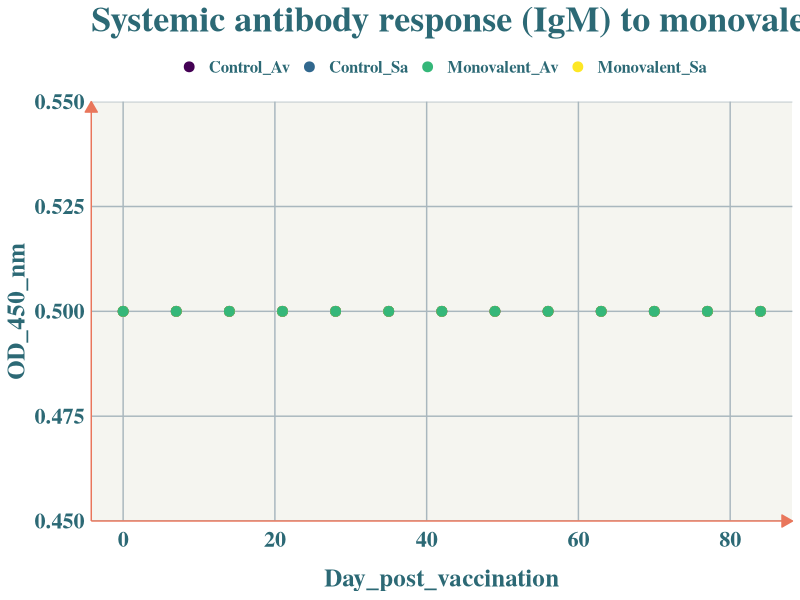
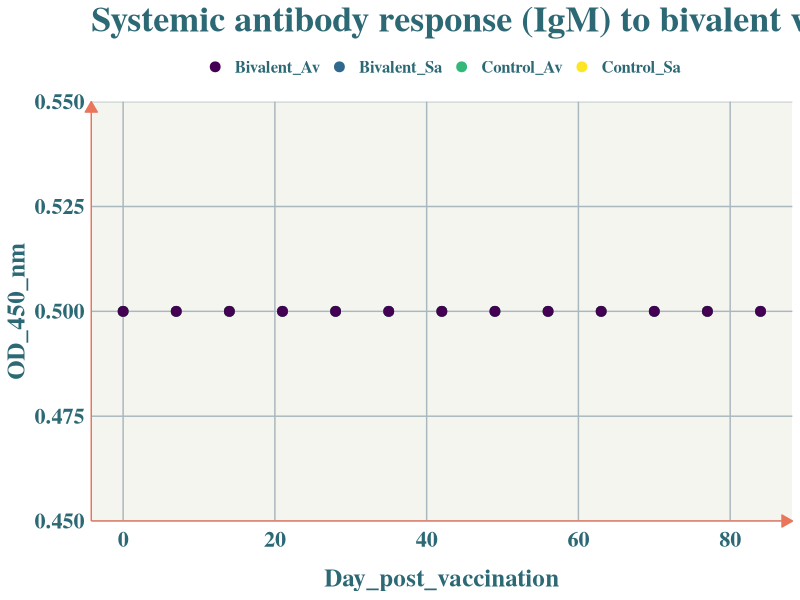
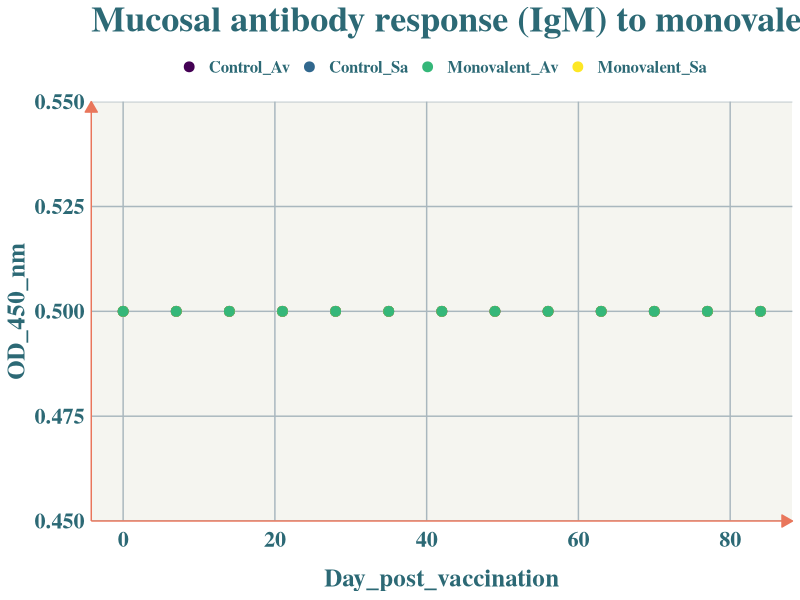
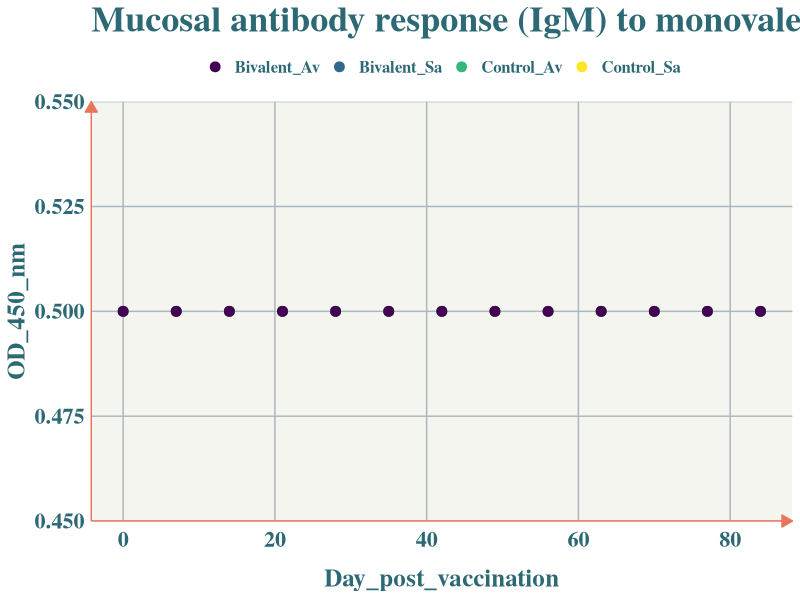

These figures' R source, in order: (Note: this script raises an error after producing the figures.)
install.packages("Viridis")
install.packages("viridis")
library(viridis)
library(ggplot2)
library(readxl)
#ggplot theme
theme_qwen<- function() {
  font <- "serif"
  
  ggplot2::theme(
    
    #Text format:
    #This sets the font, size, type and colour of text for the chart's title
    plot.title = ggplot2::element_text(family=font,
                                       size=26,
                                       face="bold",
                                       color="#2C6975"),
    #This sets the font, size, type and colour of text for the chart's subtitle, as well as setting a margin between the title and the subtitle
    plot.subtitle = ggplot2::element_text(family=font,
                                          size=23,
                                          color = "#0a3c62",
                                          margin=ggplot2::margin(7,0,7,0)),
    plot.caption = ggplot2::element_blank(),
    # plot.caption = ggplot2::element_text(family=font,
    #                                      size=16,
    #                                      face = "bold",
    #                                      color = "#063051",
    #                                      margin=ggplot2::margin(7,50,7,15)),
    #This leaves the caption text element empty, because it is set elsewhere in the finalise plot function
    
    #Legend format
    #This sets the position and alignment of the legend, removes a title and backround for it and sets the requirements for any text within the legend. The legend may often need some more manual tweaking when it comes to its exact position based on the plot coordinates.
    legend.position = "top",
    legend.text.align = 0,
    legend.background = ggplot2::element_blank(),
    legend.title = ggplot2::element_blank(),
    legend.key = ggplot2::element_blank(),
    legend.text = ggplot2::element_text(family=font,
                                        size=12,
                                        face = "bold",
                                        color="#2C6975"),
    
    #Axis format
    #This sets the text font, size and colour for the axis test, as well as setting the margins and removes lines and ticks.
    #In some cases, axis lines and axis ticks are things we would want to have in the chart - the cookbook shows examples of how to do so.
    axis.title = element_text(family=font, size = 18, face = "bold", color="#2C6975"),
    axis.text = element_text(family=font, size = 16, face = "bold", color="#2C6975"),
    axis.text.x = ggplot2::element_text(margin=ggplot2::margin(5, b = 10), family=font, color="#2C6975"),
    axis.ticks = ggplot2::element_blank(),
    axis.line = element_line(color = "#E9765B", arrow = arrow(length = unit(0.6, "lines"), type = "closed")),
    #Grid lines
    #This removes all minor gridlines and adds major y gridlines. In many cases you will want to change this to remove y gridlines and add x gridlines. The cookbook shows you examples for doing so
    panel.grid.minor = ggplot2::element_blank(),
    panel.grid.major.y = ggplot2::element_line(color="#a9b7be"),
    panel.grid.major.x = ggplot2::element_line(color="#a9b7be"),
    panel.border = element_blank(),
    #Blank background
    panel.background = element_rect(fill = "#F5F5F0",
                                    size = 2),
    #This sets the panel background as blank, removing the standard grey ggplot background colour from the plot
    
    #Strip background (#This sets the panel background for facet-wrapped plots to white, removing the standard grey ggplot background colour and sets the title size of the facet-wrap title to font size 22)
    strip.background = element_rect(fill = "#2C6975", color = "#2C6975"),
    strip.text = element_text(size = rel(1), face = "bold", color = "white")
  )
}

theme_qwen_small<- function() {
  font <- "serif"
  
  ggplot2::theme(
    
    #Text format:
    #This sets the font, size, type and colour of text for the chart's title
    plot.title = ggplot2::element_text(family=font,
                                       size=20,
                                       face="bold",
                                       color="#2C6975"),
    #This sets the font, size, type and colour of text for the chart's subtitle, as well as setting a margin between the title and the subtitle
    plot.subtitle = ggplot2::element_text(family=font,
                                          size=14,
                                          color = "#0a3c62",
                                          margin=ggplot2::margin(7,0,7,0)),
    plot.caption = ggplot2::element_blank(),
    # plot.caption = ggplot2::element_text(family=font,
    #                                      size=16,
    #                                      face = "bold",
    #                                      color = "#063051",
    #                                      margin=ggplot2::margin(7,50,7,15)),
    #This leaves the caption text element empty, because it is set elsewhere in the finalise plot function
    
    #Legend format
    #This sets the position and alignment of the legend, removes a title and backround for it and sets the requirements for any text within the legend. The legend may often need some more manual tweaking when it comes to its exact position based on the plot coordinates.
    legend.position = "top",
    legend.text.align = 0,
    legend.background = ggplot2::element_blank(),
    legend.title = ggplot2::element_blank(),
    legend.key = ggplot2::element_blank(),
    legend.text = ggplot2::element_text(family=font,
                                        size=10,
                                        face = "bold",
                                        color="#2C6975"),
    
    #Axis format
    #This sets the text font, size and colour for the axis test, as well as setting the margins and removes lines and ticks.
    #In some cases, axis lines and axis ticks are things we would want to have in the chart - the cookbook shows examples of how to do so.
    axis.title = element_text(family=font, size = 18, face = "bold", color="#2C6975"),
    axis.text = element_text(family=font, size = 9, face = "bold", color="#2C6975"),
    axis.text.x = ggplot2::element_text(margin=ggplot2::margin(5, b = 10), family=font, color="#2C6975"),
    axis.ticks = ggplot2::element_blank(),
    axis.line = element_line(color = "#E9765B", arrow = arrow(length = unit(0.6, "lines"), type = "closed")),
    #Grid lines
    #This removes all minor gridlines and adds major y gridlines. In many cases you will want to change this to remove y gridlines and add x gridlines. The cookbook shows you examples for doing so
    panel.grid.minor = ggplot2::element_blank(),
    panel.grid.major.y = ggplot2::element_line(color="#a9b7be"),
    panel.grid.major.x = ggplot2::element_line(color="#a9b7be"),
    panel.border = element_blank(),
    #Blank background
    panel.background = element_rect(fill = "#F5F5F0",
                                    size = 2),
    #This sets the panel background as blank, removing the standard grey ggplot background colour from the plot
    
    #Strip background (#This sets the panel background for facet-wrapped plots to white, removing the standard grey ggplot background colour and sets the title size of the facet-wrap title to font size 22)
    strip.background = element_rect(fill = "#2C6975", color = "#2C6975"),
    strip.text = element_text(size = rel(1), face = "bold", color = "white")
  )
}
# Systemic antibody response

Systemic_mono <- readxl::read_xlsx(path = "Systemic antibody response to vaccines.xlsx", 
                                   sheet = "Monovalent") 
Mucosal_mono <- readxl::read_xlsx(path = "Mucosal antibody response to vaccines.xlsx",
                                  sheet = "Monovalent")
Systemic_biva <- readxl::read_xlsx(path = "Systemic antibody response to vaccines.xlsx",
                                   sheet = "Bivalent") 
Mucosal_biva <- readxl::read_xlsx(path = "Mucosal antibody response to vaccines.xlsx",
                     sheet = "Bivalent")

Systemic_mono$Treatment <- as.factor(Systemic_mono$Treatment)
Mucosal_mono$Treatment <- as.factor(Mucosal_mono$Treatment)
Systemic_biva$Treatment <- as.factor(Systemic_biva$Treatment)
Mucosal_biva$Treatment <- as.factor(Mucosal_biva$Treatment)
palette <- c( "#F8A51C","#CFCDCD","#FFF2CC","#E2EFD8", "#DDEBF6", "#8EAADB","#7282AA","#5EBAC0")
palette <- c()

ggplot(Systemic_mono, aes(x=Day_post_vaccination, y = OD_450_nm, color=Treatment))+
  geom_point(size=3)+theme_qwen()+ggtitle("Systemic antibody response (IgM) to monovalent vaccines")+
  scale_color_viridis(discrete=TRUE, option="viridis")

ggplot(Systemic_biva, aes(x=Day_post_vaccination, y = OD_450_nm, colour=Treatment))+
  geom_point(size=3)+theme_qwen()+ggtitle("Systemic antibody response (IgM) to bivalent vaccines")+
  scale_color_viridis(discrete=TRUE, option="viridis")

ggplot(Mucosal_mono, aes(x=Day_post_vaccination, y = OD_450_nm, colour=Treatment))+
  geom_point(size=3)+theme_qwen()+ggtitle("Mucosal antibody response (IgM) to monovalent vaccines")+
  scale_color_viridis(discrete=TRUE, option="viridis")

ggplot(Mucosal_biva, aes(x=Day_post_vaccination, y = OD_450_nm, colour=Treatment))+
  geom_point(size=3)+theme_qwen()+ggtitle("Mucosal antibody response (IgM) to monovalent vaccines")+
  scale_color_viridis(discrete=TRUE, option="viridis")

# Bacterial challenges

Challenge1 <- readxl::read_xlsx(path = "Bacterial challenge.xlsx", sheet = "Challenge 1")
Challenge2 <- readxl::read_xlsx(path = "Bacterial challenge.xlsx", sheet = "Challenge 2")

Challenge1$Group <- as.factor(Challenge1$Group)
Challenge1$Challenge <- as.factor(Challenge1$Challenge)
Challenge1$Aquarium_number <- as.factor(Challenge1$Aquarium_number)

Challenge2$Group <- as.factor(Challenge2$Group)
Challenge2$Challenge <- as.factor(Challenge2$Challenge)
Challenge2$Aquarium_number <- as.factor(Challenge2$Aquarium_number)

Challenge1 %>% ggplot(aes(x = Survival_time_hour, y = Survival_rate, color = Group))+
  geom_point()




install.packages(c("survival", "survminer"))
library("survival")
library("survminer")

lung <- lung
head(lung)
colon <-  colon

require("survival")
fit2 <- survfit( Surv(time, status) ~ sex + rx + adhere,
                 data = colon )
ggsurv <- ggsurvplot(fit2, fun = "event", conf.int = TRUE,
                     ggtheme = theme_bw())

ggsurv$plot +theme_bw() + 
  theme (legend.position = "right")+
  facet_grid(rx ~ adhere)

challenge1_KM <- readxl::read_xlsx(path = "Bacterial challenge.xlsx", sheet = "Challenge 1 KM")

challenge1_KM$treatment <- as.factor(challenge1_KM$treatment)
challenge1_KM$vaccine <- as.factor(challenge1_KM$vaccine)
challenge1_KM$type <- as.factor(challenge1_KM$type)

#Compute survival curves: survfit()

install.packages("ggsci")
library(ggsci)

fitchal1 <- survfit(Surv(time, status) ~ full, data = challenge1_KM)
print(fitchal1)


fitchallenge1 <- survfit( Surv(time, status) ~ vaccine + treatment + type,
                          data = challenge1_KM )

ggsurvplot(fitchal1,
           pval = TRUE, conf.int = TRUE,
           risk.table = TRUE, # Add risk table
           risk.table.col = "strata", # Change risk table color by groups
           linetype = "strata", # Change line type by groups
           surv.median.line = "hv", # Specify median survival
           ggtheme = theme_qwen_small(),
           palette = mypal # Change ggplot2 theme
           )

mypal = pal_npg("nrc")(10)
mypal
mypal2 = pal_npg("nrc")(13)
mypal2
#Fit complex survival curves

col_vector<-c('#e6194b', '#3cb44b', '#ffe119', '#4363d8', '#f58231', '#911eb4', '#46f0f0', '#f032e6', 
              '#bcf60c', '#fabebe', '#008080', '#e6beff', '#9a6324', '#fffac8', '#800000', '#aaffc3', 
              '#808000', '#ffd8b1', '#000075', '#808080', '#ffffff', '#000000')

ggsurv1 <- ggsurvplot(fitchallenge1, fun = "event", conf.int = TRUE,
                     ggtheme = theme_qwen(), palette = col_vector)

ggsurv1$plot +theme_qwen() + 
  theme (legend.position = "right")+
  facet_grid(treatment ~ type)+theme(strip.text.y = element_text(margin = margin(0.5,0,0.5,0, "cm")))+
  xlab("Hours post-infection")

challenge1_KM$treatment <- factor(challenge1_KM$treatment, levels = c("PBS","Sa","Av"))
levels(challenge1_KM$treatment)



challenge2_KM <- readxl::read_xlsx(path = "Bacterial challenge.xlsx", sheet = "Challenge 2 KM")
challenge2_KM$treatment <- as.factor(challenge2_KM$treatment)
challenge2_KM$vaccine <- as.factor(challenge2_KM$vaccine)
challenge2_KM$type <- as.factor(challenge2_KM$type)

challenge2_KM$treatment <- factor(challenge2_KM$treatment, levels = c("PBS","Sa","Av"))
levels(challenge2_KM$treatment)

